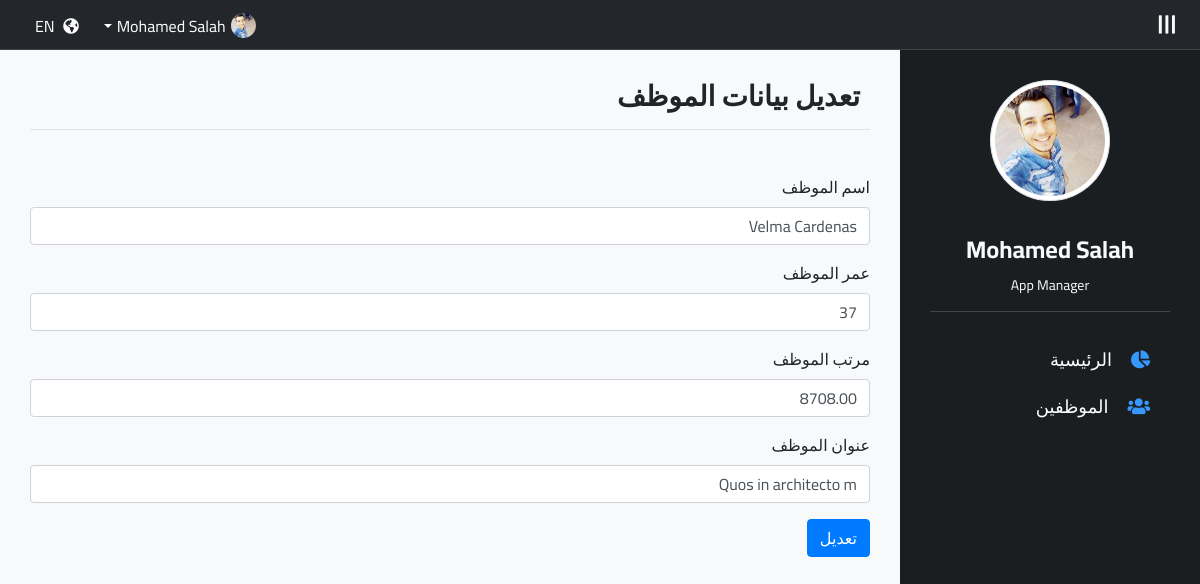
/employee/edit/2, run on the app's committed database.
### tables this page shows
CREATE TABLE `employees` (
  `id` int NOT NULL,
  `name` varchar(255) NOT NULL,
  `address` varchar(255) NOT NULL,
  `age` tinyint NOT NULL,
  `salary` decimal(7,2) NOT NULL,
  `notes` varchar(255) NOT NULL
);

### app/controllers/employeecontroller.php (called while the page is built, shortened)
<?php
class EmployeeController extends AbstractController {
  public function editAction() {
    $id = $this->filterInt($this->_parameters[0]);
    $this->_data['editEmployee'] = EmployeeModel::getRecord($id);
    $this->view();
  }
}

### app/lib/frontcontroller.php (called while the page is built, shortened)
<?php
class FrontController {
  private $_controller = 'index';
  private $_action = 'default';
  private $_parameters = array();
  private $_language;
  public function __construct(Language $language) {
    $this->_language = $language;
    $this->dispatch();
  }
  private function parseURL() {
    $url = trim(parse_url($_SERVER['REQUEST_URI'], PHP_URL_PATH), '/');
    $url = explode('/', $url, 3);
    if(isset($url[0]) && $url[0] != '') {
      $this->_controller = $url[0];
    }
    if(isset($url[1]) && $url[1] != '') {
      $this->_action = $url[1];
    }
    if(isset($url[2]) && $url[2] != '') {
      $this->_parameters = explode('/', $url[2]);
    }
  }
  private function dispatch() {
    $actionName = strtolower($this->_action) . 'Action';
    $controller = new $controllerName;
    $controller->setController($this->_controller);
    $controller->setAction($this->_action);
    $controller->setParameters($this->_parameters);
    $controller->setLanguage($this->_language);
    $controller->$actionName();
  }
}

### public/index.php (called while the page is built, shortened)
<?php
require_once APP . DS . 'lib' . DS . 'connection.php';
require_once APP . DS . 'lib' . DS . 'autoload.php';
$language = new Language();
$frontcontroller = new FrontController($language);

### app/lib/connection.php (called while the page is built, shortened)
<?php
class Connection {
  public static function connect() {
    try {
      $db = new PDO('mysql:host=' . DATABASE_HOST_NAME . ';dbname=' . DATABASE_DB_NAME, DATABASE_USER_NAME, DATABASE_PASSWORD, DATABASE_OPTIONS);
      $db->setAttribute(PDO::ATTR_DEFAULT_FETCH_MODE, PDO::FETCH_ASSOC);
      return $db;
    } catch(PDOException $e) {
      header('Location: /notfound/db_error');
      exit();
    }
  }
}

### app/models/abstractmodel.php (called while the page is built, shortened)
<?php
class AbstractModel {
  public static function getRecord($primaryKey) {
    $query = 'SELECT * FROM ' . static::$tableName . ' WHERE ' . static::$primaryKey . ' = ' . $primaryKey;
    $stmt = Connection::connect()->prepare($query);
    return $stmt->execute() === true ? $stmt->fetch() : false;
  }
}

### app/lib/autoload.php (called while the page is built, shortened)
<?php
class Autoload {
  public static function autoload($className) {
    $className = str_replace('APP', '', $className);
    $className = str_replace('\\', DS, $className);
    $className = strtolower($className) . '.php';
  }
}

### app/lib/inputfilter.php (called while the page is built, shortened)
<?php
trait InputFilter {
  public function filterInt($input) {
    return filter_var($input, FILTER_SANITIZE_NUMBER_INT);
  }
}

### app/views/employee/edit.view.php (the view)
<div class="main-content">
  <h3><?= $text_h3_heading; ?></h3>
  <form method="post">
    <div class="form-group">
      <label for="name"><?= $text_form_name; ?></label>
      <input class="form-control"
             required
             type="text"
             name="name"
             id="name"
             value="<?= isset($editEmployee) ? $editEmployee['name'] : ''; ?>">
    </div>
    <div class="form-group">
      <label for="age"><?= $text_form_age; ?></label>
      <input class="form-control"
             required
             type="number"
             name="age"
             id="age"
             min="20"
             max="60"
             step="1"
             value="<?= isset($editEmployee) ? $editEmployee['age'] : ''; ?>">
    </div>
    <div class="form-group">
      <label for="salary"><?= $text_form_salary; ?></label>
      <input class="form-control"
             required
             type="number"
             name="salary"
             id="salary"
             min="1500"
             max="9000"
             step="0.01"
             value="<?= isset($editEmployee) ? $editEmployee['salary'] : ''; ?>">
    </div>
    <div class="form-group">
      <label for="address"><?= $text_form_address; ?></label>
      <input class="form-control"
             required
             type="text"
             name="address"
             id="address"
             value="<?= isset($editEmployee) ? $editEmployee['address'] : ''; ?>">
    </div>
    <input class="btn btn-primary" type="submit" name="submit" value="<?= $text_form_save; ?>">
  </form>
</div>

### public/assets/css/dashboard.css (style rules this page uses)
* { box-sizing: border-box; }
body { font-family: 'Cairo', sans-serif; background-color: #f8f9fa; }
.content .main-content { padding: 30px; flex-grow: 1; overflow-x: hidden; }
.content .main-content h3 { border-bottom: 1px solid #e0e0e0; margin-bottom: 45px; padding: 0 10px 15px; font-weight: 600; }

### data on the page
employees: name "Velma Cardenas", age "37", salary "8708.00", address "Quos in architecto m"

### other printed values
$text_navbar_change_language "EN"
$text_sidebar_home "الرئيسية"
$text_sidebar_employees "الموظفين"
$text_h3_heading "تعديل بيانات الموظف"
$text_form_name "اسم الموظف"
$text_form_age "عمر الموظف"
$text_form_salary "مرتب الموظف"
$text_form_address "عنوان الموظف"
